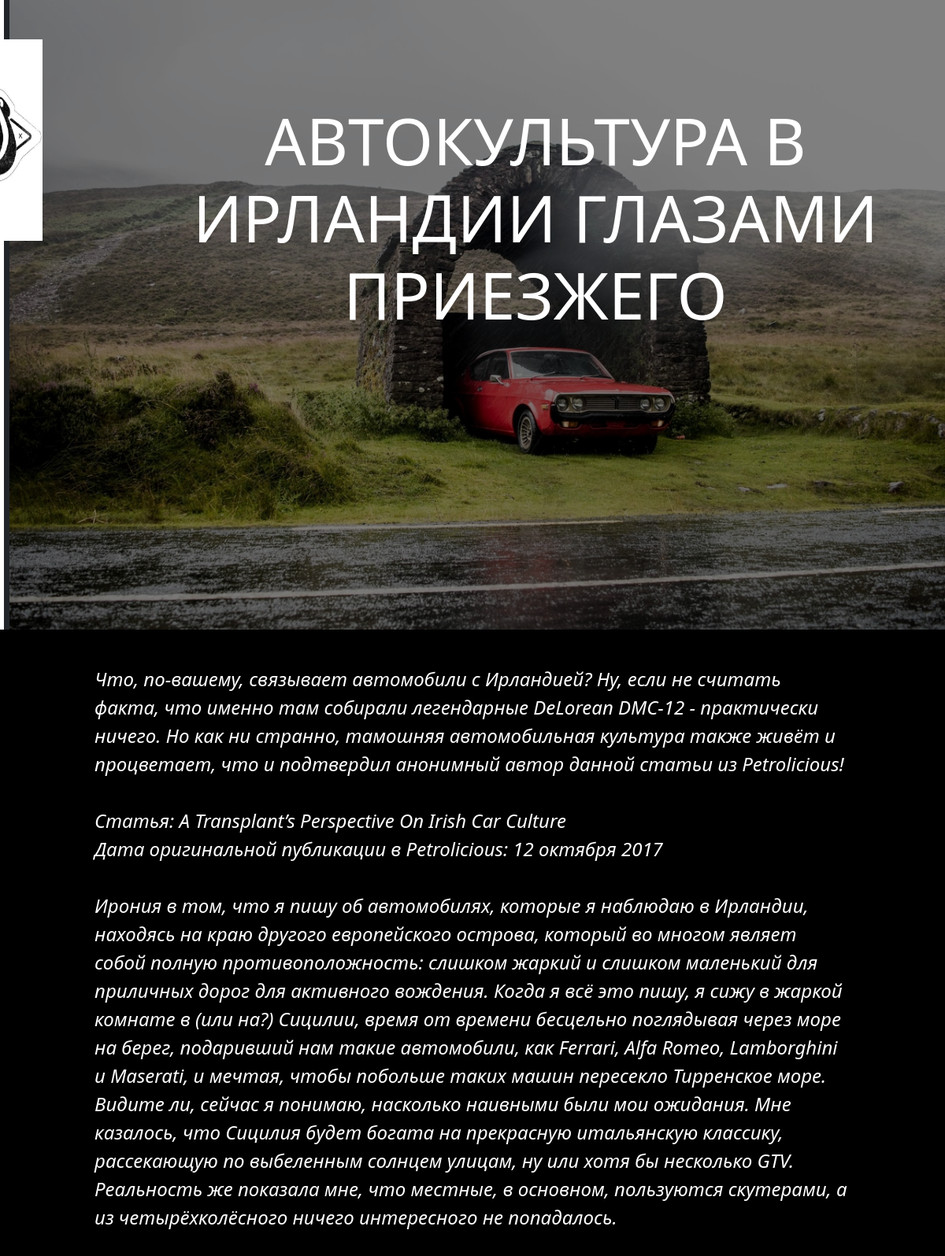
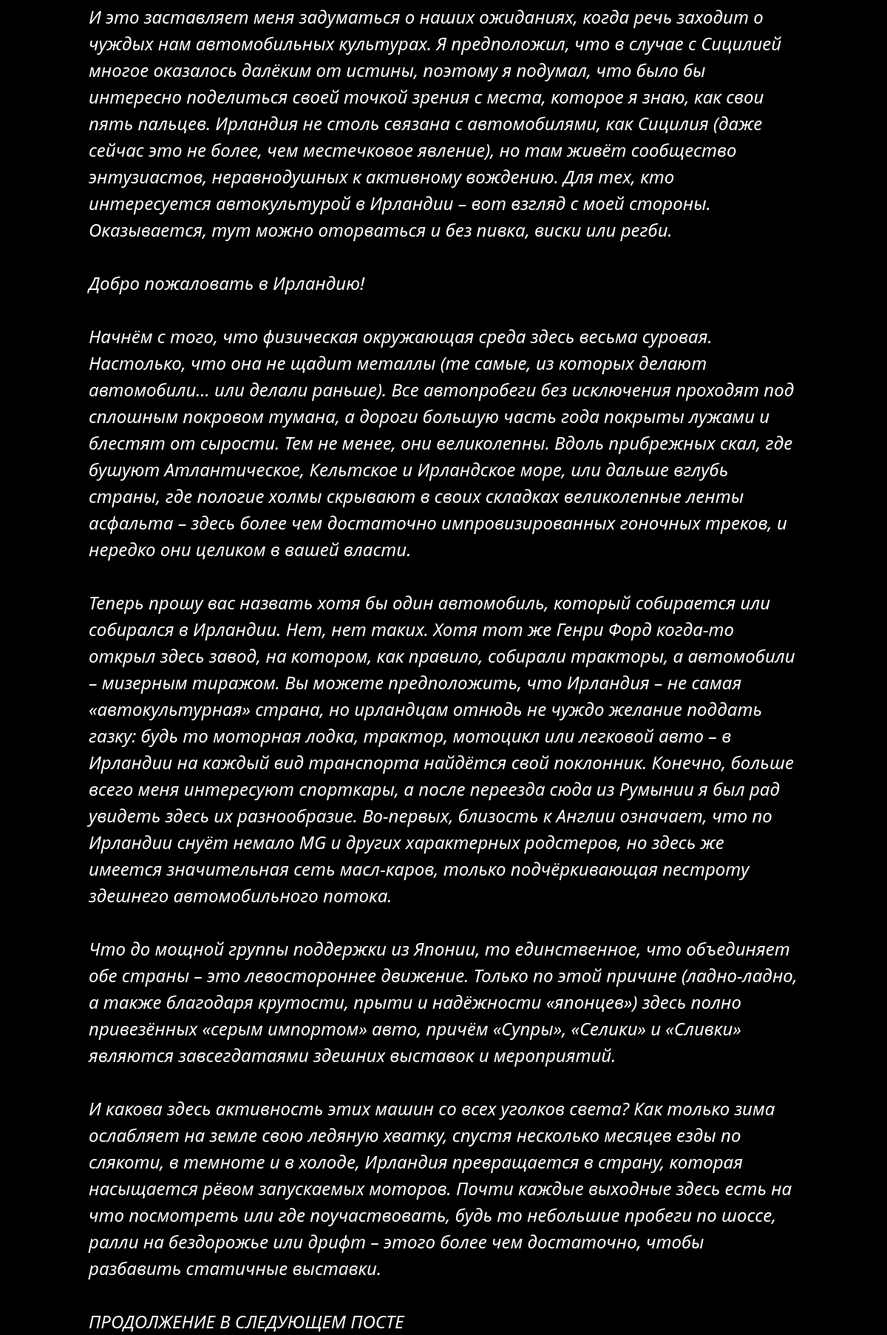
/garage_customs/post/autocultura-v-irlandii/, run on the app's committed database (2 pictures, top to bottom).
### garage_customs/models.py (models this page shows, shortened)
class Articles(models.Model):
    link = models.CharField('Ссылка на статью', max_length=50) # Ссылка на статью
    title = models.CharField('Название', max_length=50) # Название статьи
    image = models.ImageField('Фото статьи',upload_to='static/img/')
    anons = models.CharField('Анонс', max_length=250) # Анонс статьи
    text = HTMLField('Полный текст статьи')
    date = models.DateTimeField('Дата публикации')
    class Meta:
        verbose_name = 'Статья'
        verbose_name_plural = 'Статьи'

### garage_customs/views.py (the view)
# urls.py: path('post/<str:link>/', views.garagecustoms_post, name='post'),
def garagecustoms_post(request,link):
    News = Articles.objects.all().filter(link=link)
    return render(request,'garage_customs/article.html',{'News':News})

### garage_customs/templates/garage_customs/article.html (shortened to what this page needs)
{% extends 'main/layout.html' %}
{% block content %}
    <div class="Article">
    {% for el in News %}
      <div id="ArticleImage" class="carousel slide carousel-fade" data-bs-ride="carousel">
        <div class="carousel-inner">
          <div class="carousel-item active">
            <img src="{{ el.image.url }}" class="d-block w-100" alt="...">
              <div class="carousel-caption d-none d-md-block">
                <h5>{{el.title}}</h5>
              </div>
            </div>
          </div>
        </div>
        <div class="text">{{el.text|safe}}</div>
          {% endfor %}
      </div>
{% endblock %}

### main/static/main/css/main.css (style rules this page uses)
* { margin: 0; padding: 0; -webkit-box-sizing: border-box; -moz-box-sizing: border-box; box-sizing: border-box; -webkit-transition: background-color 0.5s ease-in-out; -moz-transition: background-color 0.5s ease-in-out; -webkit-transition: all 0.5s ease-in-out; -moz-transition: all 0.5s ease-in-out; }
body { background-color: rgb(0, 0, 0); width: 100vw; height: 70vh; top: 0; padding-top: 0px; padding-bottom: 50px; overflow-x: hidden; }
#ArticleImage { width: 100%; padding-bottom: 5vh; }
#ArticleImage img { opacity: 0.5; }
#ArticleImage .carousel-inner h5 { width: 1000px;margin-bottom: 300px; padding-top: 0px;font-size: 82px; margin: 40% auto; text-align: center; }
main .Article .text { font-style:italic; max-width: 80vw; padding-top: 5px;color: rgb(255, 255, 255);font-size: 24px;margin-left: 10%; }

### data on the page
Articles: image (picture), title "АВТОКУЛЬТУРА В ИРЛАНДИИ ГЛАЗАМИ ПРИЕЗЖЕГО", text "Что, по-вашему, связывает автомобили с Ирландией? Ну, если не считать факта, что именно там собирали легендарные DeLorean DMC-12 - практически ничего. Но как ни странно, тамошняя автомобильная культура также живёт и процветает, что и подтвердил анонимный автор данной статьи из Petrolicious! Статья: A Transplant’s Perspective On Irish Car Culture Дата оригинальной публикации в Petrolicious: 12 октября 2017 Ирония в том, что я пишу об автомобилях, которые я наблюдаю в Ирландии, находясь на краю другого европейского острова, который во многом являет собой полную противоположность: слишком жаркий и слишком маленький для приличных дорог для активного вождения. Когда я всё это пишу, я сижу в…"
